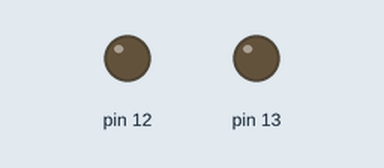
Simulated run of this sketch. Board: Arduino Uno, built with avr-gcc and run on an emulated ATmega328P. Parts: output pins drawn as LEDs (lit = HIGH).

Above: at 0.15 s.
At 5.95 s:
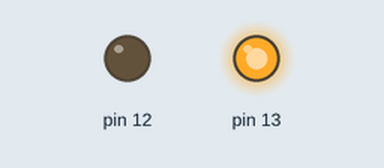
At 16.4 s:
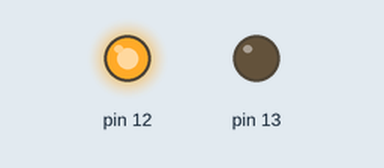
Timing chart, 0 to 21.8 s (numbered marks = the images above):
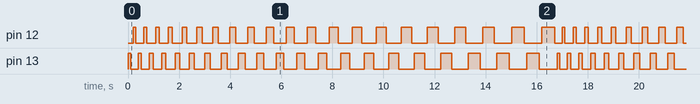

Measured:
- by itself, pin 12, pin 13: moves between LOW and HIGH, repeating every 16.8 s
- by itself, everything shown: repeats every 16.8 s, in 84 steps

The sketch:

class_or_module3.ino
```cpp
#include "LedDriver.hpp"

LedDriver ledDriver(13, 12);

uint32_t gDuration = 100;

void setup() {
  ledDriver.initialize();
}

void loop() {
  ledDriver.flashOrange(gDuration);
  ledDriver.flashGreen(gDuration);
  gDuration += 20;
  if (gDuration > 500) {
    gDuration = 100;
  }
}
```

LedDriver.cpp
```cpp
#include "LedDriver.hpp"

LedDriver::LedDriver(uint8_t orangePin, uint8_t greenPin)
  : _orangePin(orangePin), _greenPin(greenPin)
{
}

void LedDriver::initialize()
{
  pinMode(_orangePin, OUTPUT);
  pinMode(_greenPin, OUTPUT);
}

void LedDriver::flashOrange(uint32_t duration)
{
  digitalWrite(_orangePin, HIGH);
  delay(duration);
  digitalWrite(_orangePin, LOW);
  delay(100);
}

void LedDriver::flashGreen(uint32_t duration)
{
  digitalWrite(_greenPin, HIGH);
  delay(duration);
  digitalWrite(_greenPin, LOW);
  delay(100);
}
```

LedDriver.hpp
```cpp
#pragma once

#include <Arduino.h>

class LedDriver
{
public:
  LedDriver(uint8_t orangePin, uint8_t greenPin);
  void initialize();
  void flashOrange(uint32_t duration);
  void flashGreen(uint32_t duration);

private:
  uint8_t _orangePin;
  uint8_t _greenPin;
};
```
